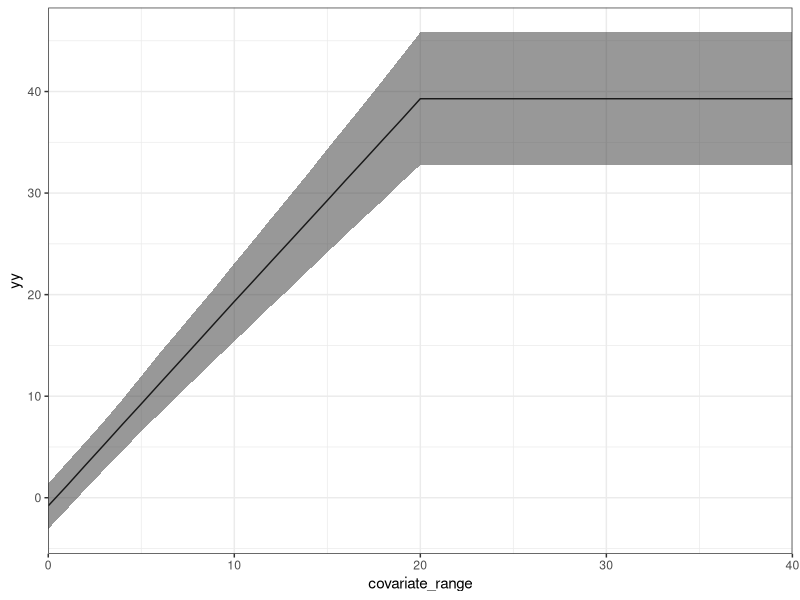
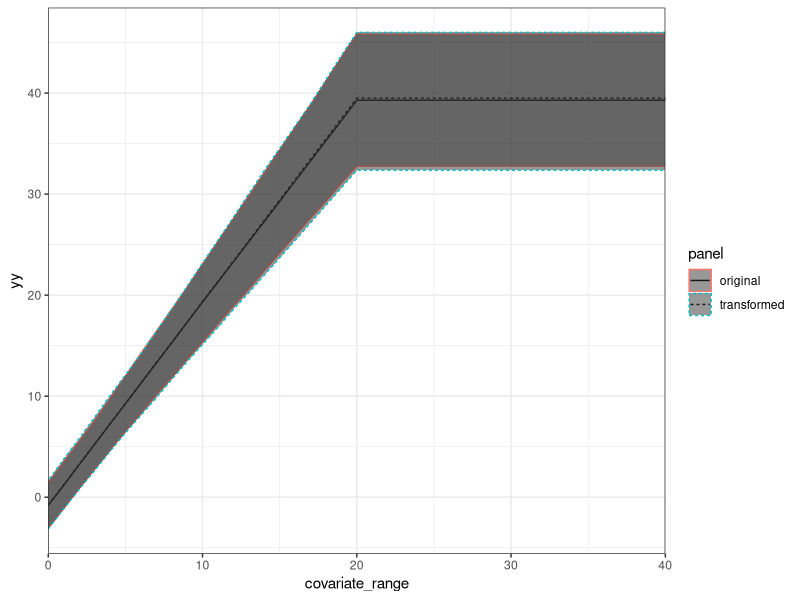
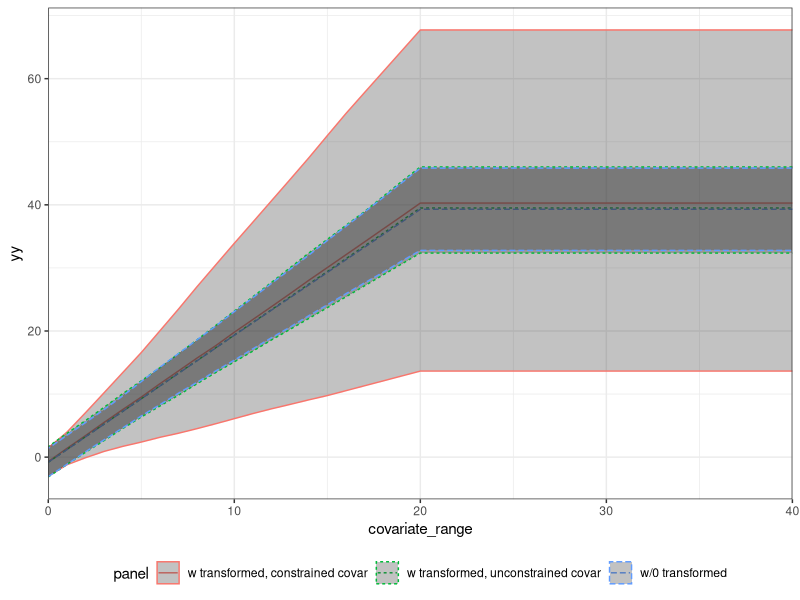

Generate these figures, in order, with R:
library(ggplot2)
library(mvtnorm)

#Simulation of a response interacted with a one kink linear spline covariate 

covariate_range <- seq(0,40)
kink <- 20


# First representation : a unique spline covariate term

# we have two gammas : 
# - one for the non interacted weather term
# - one for the weather*covariatespline with 

## Set up a random set of parameters for gammas
mu <- rnorm(2) #mean
vcv <- rWishart(1, 20, diag(c(.1, .001, .001), 2, 2))[,,1] #VCV

## Generate Monte Carlo draws of gammas
gamma.hat <- rmvnorm(1000, mu, vcv)

## Compute the response : pass covariate values to gammas (we assume weather value is equal to one)
# first column : vector of 1 / second column : covariatespline
# covariatespline == ifelse(covariate<=kink, covariate, kink)
covariate_values <- cbind(1, ifelse(covariate_range <= kink, covariate_range, kink))

## Compute quantiles over draws
yy <- covariate_values %*% t(gamma.hat)
quants <- apply(yy, 1, function(y) quantile(y, c(.025, .5, .975)))

## Plot it : we obtain a flat response after the kink
ggplot(data.frame(covariate_range, yy=quants[2,], cihi=quants[1,], cilo=quants[3,]), aes(covariate_range, yy)) +
    geom_line() + geom_ribbon(aes(ymin=cilo, ymax=cihi), alpha=.5) + theme_bw() +
    scale_x_continuous(expand=c(0, 0))


# Second representation : two terms for the covariate.

# we have two gammas : 
# - one for the non interacted weather term
# - one for weather*covariate
# - one for weather*covariatespline (different definition of covariatespline)

mu2 <- c(mu, -mu[2]) #add the third gamma, which is minus the second gamma
#construct the VCV based on mathematical formula of covariance
#Cov(X,-X)=-V(X) and V(-X)=V(X)
vcv2 <- rbind(cbind(vcv, -vcv[,2]),
                      c(-vcv[,2], vcv[2,2])) 

## Generate Monte Carlo draws of new set of gammas
gamma.hat2 <- rmvnorm(1000, mu2, vcv2)


## Compute the response : pass covariate values to gammas (we assume weather value is equal to one)
# first column : vector of 1 / second column : covariate values / third column : covariatespline
# covariatespline == kink-covariate if covariate>kink, 0 otherwise
covariate_values2 <- cbind(1, covariate_range, ifelse(covariate_range<=kink, 0, covariate_range-kink))


## Compute quantiles over draws
yy2 <- covariate_values2 %*% t(gamma.hat2)
quants2 <- apply(yy2, 1, function(y) quantile(y, c(.025, .5, .975)))

## Plot the comparison
ggplot(rbind(data.frame(covariate_range, yy=quants[2,], cihi=quants[1,], cilo=quants[3,], panel='original'),
             data.frame(covariate_range, yy=quants2[2,], cihi=quants2[1,], cilo=quants2[3,], panel='transformed')),
       aes(covariate_range, yy, linetype=panel)) +
    geom_line() + geom_ribbon(aes(ymin=cilo, ymax=cihi, color=panel), alpha=.5) + theme_bw() +
    scale_x_continuous(expand=c(0, 0))



# Third representation : second representation with coupled variances : Cov(X,-X)=1 and V(-X)=V(X)


vcv3 <- rbind(cbind(vcv, c(-vcv[1,2], -1)),
              c(c(-vcv[1,2], -1), vcv[2,2])) 
gamma.hat3 <- rmvnorm(1000, mu2, vcv3)
yy3 <- covariate_values2 %*% t(gamma.hat3)
quants3 <- apply(yy3, 1, function(y) quantile(y, c(.025, .5, .975)))

## Plot the comparison with representation 1 and representation 2
ggplot(rbind(data.frame(covariate_range, yy=quants[2,], cihi=quants[1,], cilo=quants[3,], panel='w/0 transformed'),
             data.frame(covariate_range, yy=quants2[2,], cihi=quants2[1,], cilo=quants2[3,], panel='w transformed, unconstrained covar'),
             data.frame(covariate_range, yy=quants3[2,], cihi=quants3[1,], cilo=quants3[3,], panel='w transformed, constrained covar')),
       aes(covariate_range, yy, linetype=panel, color=panel)) +
    geom_line() + geom_ribbon(aes(ymin=cilo, ymax=cihi, color=panel), alpha=.3) + theme_bw() +
    scale_x_continuous(expand=c(0, 0)) + theme(legend.position = "bottom")